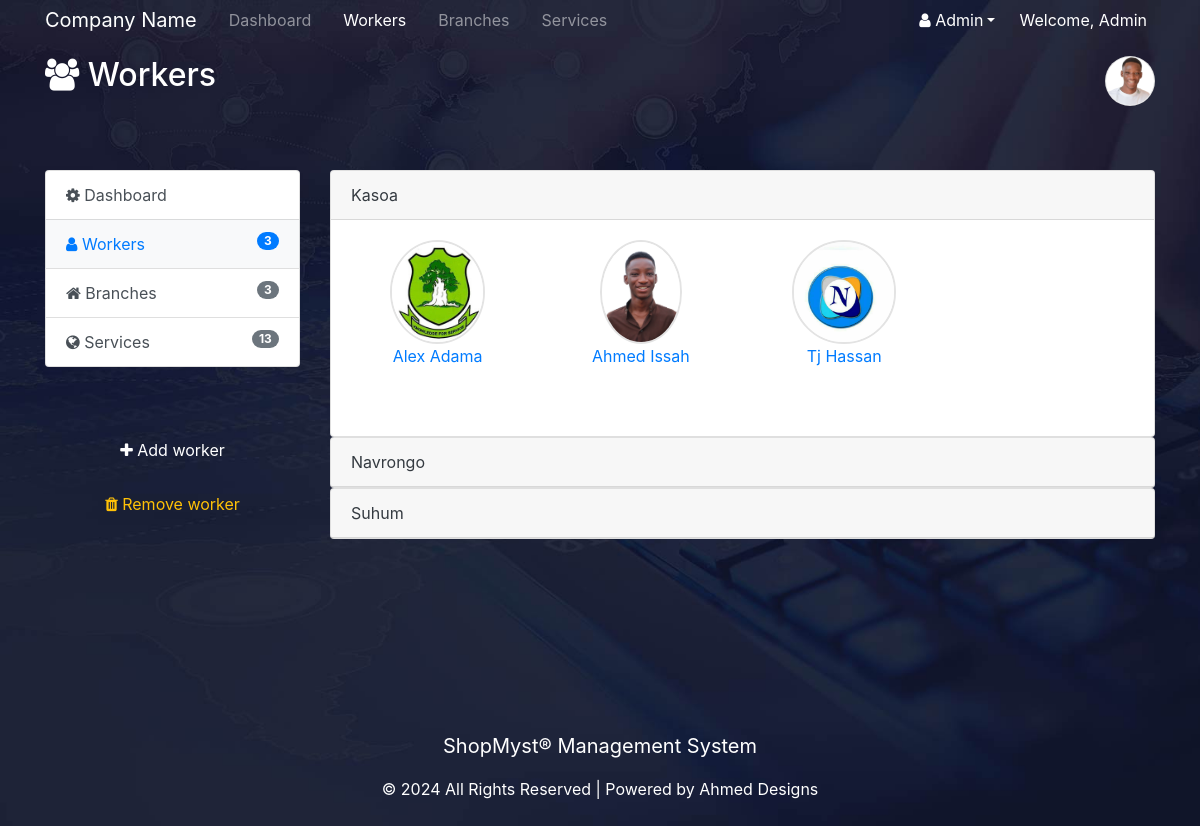
The page /admin/administrator/workers.php (signed in) on the database its author committed.
### tables this page shows
CREATE TABLE `branches` (
  `branch_id` int(11) NOT NULL,
  `branch_name` varchar(50) NOT NULL,
  `branch_phone` varchar(10) NOT NULL,
  `branch_position` varchar(60) NOT NULL
);

CREATE TABLE `users` (
  `user_id` int(11) NOT NULL,
  `first_name` varchar(50) NOT NULL,
  `last_name` varchar(50) NOT NULL,
  `other_name` varchar(50) NOT NULL,
  `DOB` varchar(50) NOT NULL,
  `username` varchar(50) NOT NULL,
  `password` varchar(255) NOT NULL,
  `email` varchar(50) NOT NULL,
  `phone_no` varchar(10) NOT NULL,
  `gender` varchar(10) NOT NULL,
  `residence` varchar(60) NOT NULL,
  `position` varchar(50) NOT NULL,
  `branch` varchar(50) NOT NULL,
  `branch_id` int(11) NOT NULL,
  `salary` decimal(10,2) NOT NULL,
  `user_pic` varchar(255) NOT NULL
);

### admin/administrator/includes/functions.php (called while the page is built)
<?php
function u($string=""){
    return urlencode($string);
}
function h($string=""){
    return htmlspecialchars($string);
}

### admin/dbh/db_functions.php (the view, shortened to what this page needs)
<?php
function user_pic($user_id){
    global $db; global $current_date;
    $user_id = mysqli_real_escape_string($db, $user_id);
    $query = "SELECT * FROM admin WHERE user_id='$user_id';";
    $result = mysqli_query($db, $query);
    if($user = mysqli_fetch_assoc($result)){
        $user_pic = $user['user_pic'];
        return $user_pic;
    }
}
function no_of_workers(){
    global $db; global $current_date;
    $query = "SELECT * FROM users";
    $users = mysqli_query($db, $query);
    $no_of_workers = mysqli_num_rows($users);
    return $no_of_workers;
}
function no_of_branches(){
    global $db; global $current_date;
    $query = "SELECT * FROM branches";
    $branches = mysqli_query($db, $query);
    $no_of_branches = mysqli_num_rows($branches);
    return $no_of_branches;
}
function no_of_services(){
    global $db; global $current_date;
    $query = "SELECT * FROM services";
    $services = mysqli_query($db, $query);
    $no_of_services = mysqli_num_rows($services);
    return $no_of_services;
}
function workers_accordion(){
    global $db; global $current_date;
    $query = "SELECT * FROM branches";
    $branches = mysqli_query($db, $query);
    $position = 1;
    while($branch = mysqli_fetch_assoc($branches)){
      $branch_id = $branch['branch_id'];
      $branch_name = $branch['branch_name'];
      $branch_position = $branch['branch_position'];
      if($position == 1){
        $visibility = "show";
      }
      else{
        $visibility = "";
      }
        echo '<div class="card">
                    <div class="card-header" role="tab" id="'.$branch_id.'">
                        <p class="card-text"><a href="#'.$branch_position.'" data-parent="#accordion" data-toggle="collapse" class="text-dark"> '.$branch_name.'</a></p>
                    </div>
                    <div id="'.$branch_position.'" class="collapse '.$visibility.'">
                        <div class="card-body">
                            <div class="row">';
      $query = "SELECT * FROM users WHERE branch_id='$branch_id'";
      $users = mysqli_query($db, $query);
      while($user = mysqli_fetch_assoc($users)){
        $worker_name = $user['first_name'] ." ". $user['last_name'];
        $worker_id = $user['user_id'];
        $worker_pic = $user['user_pic'];
                            echo '<div class="col-lg-3 col-sm-4 mb-5 text-center" >
                                    <a href="worker.php?user_id='.$worker_id.'">
                                        <div class="card border-0">
                                            <div class="card-img">
                                                <img src="../'.$worker_pic.'" alt="" class="img-fluid rounded-circle" style="max-height:103.5px;border:2px solid #e3e3e3;">
                                            </div>
                                        </div>
                                        '.$worker_name.'
                                    </a>
                                </div>';
      }
                    echo '</div>
                    </div>
                </div>
            </div>';
        $position ++;
    }
}
?>

### admin/administrator/includes/header.php (shortened to what this page needs)
<?php
  include 'functions.php';
  include '../dbh/db.php';
  include '../dbh/db_functions.php';
?>
<!DOCTYPE html>
<html>
<head>
  <link rel="stylesheet" href="../../css/font-awesome.min.css">
  <link rel="stylesheet" href="../../css/bootstrap.css">
  <link rel="stylesheet" href="../../css/style.css">
</head>
<body style="background:url('../../img/img5.jpg');background-repeat:no-repeat;background-size:cover;">
  <nav class="navbar navbar-dark navbar-expand-lg py-0">
    <div class="container">
      <a href="#" class="navbar-brand"><?php echo $_SESSION['c_name']; ?></a>
      <div class="navbar-collapse collapse" id="navbarCollapse">
        <ul class="navbar-nav">
          <li class="nav-item px-2 <?php if($page_title == 'Admin | Dashboard'){echo 'active';} ?>">
            <a href="<?php echo u(h('index.php')); ?>" class="nav-link">Dashboard</a>
          </li>
          <li class="nav-item px-2 <?php if($page_title == 'Admin | Workers'){echo 'active';} ?>">
            <a href="<?php echo u(h('workers.php')); ?>" class="nav-link">Workers</a>
          </li>
          <li class="nav-item px-2 <?php if($page_title == 'Admin | Branches'){echo 'active';} ?>">
            <a href="<?php echo u(h('branches.php')); ?>" class="nav-link">Branches</a>
          </li>
          <li class="nav-item px-2 <?php if($page_title == 'Admin | Services'){echo 'active';} ?>">
            <a href="<?php echo u(h('services.php')); ?>" class="nav-link">Services</a>
          </li>
        </ul>
        <ul class="navbar-nav ml-auto">
          <li class="nav-item px-2 active dropdown">
            <a href="#" class="nav-link dropdown-toggle" data-toggle="dropdown" data-target="#profileDrop"><span class="fa fa-user"></span> <?php echo $_SESSION['first_name']; ?></a>
          </li>
          <li class="nav-item px-2 nav-link active"> Welcome, Admin</li>
        </ul>
      </div>
    </div>
  </nav>
<?php
    switch ($page_title) {
        case 'Admin | Workers':
            $icon = 'fa-users';
            $header = 'Workers';
            break;
    }
?>
  <header class="text-white py-3 <?php if($page_title == 'Admin | Receipt'){echo 'header';} ?>">
    <div class="container d-flex justify-content-between">
      <div>
        <h2 class="flex-start"><span class="fa <?php echo $icon; ?>"></span> <?php echo $header; ?></h2>
      </div>
      <div class="dp2 dropdown">
        <a href="<?php echo u(h('admin_profile.php')); ?>"><img src="<?php echo user_pic($_SESSION['user_id']); ?>" alt="" onerror="this.onerror=null;this.src='../../img/profile.jpg';" class="flex-end"></a>
      </div>
    </div>
  </header>

### admin/administrator/workers.php
<?php
  $page_title = 'Admin | Workers';
  include 'includes/header.php';
?>
  <section>
    <div class="container my-5">
        <div class="row mb-5">
            <div class="col-md-3 mb-3">
                <div class="row">
                    <div class="col-md-12 mb-3">
                        <div class="list-group ">
                            <a href="<?php echo u(h('index.php')); ?>" class="list-group-item list-group-item-action">
                                <span class="fa fa-cog"></span> Dashboard
                            </a>
                            <a href="#" class="list-group-item list-group-item-action bg-light text-primary">
                                <span class="fa fa-user"></span> Workers <span class="badge bg-primary badge-pill badge-secondary pull-right"> <?php echo no_of_workers(); ?></span>
                            </a>
                            <a href="<?php echo u(h('branches.php')); ?>" class="list-group-item list-group-item-action">
                                <span class="fa fa-home"></span> Branches <span class="badge badge-pill badge-secondary pull-right"> <?php echo no_of_branches(); ?></span>
                            </a>
                            <a href="<?php echo u(h('services.php')); ?>" class="list-group-item list-group-item-action">
                                <span class="fa fa-globe"></span> Services <span class="badge badge-pill badge-secondary pull-right"> <?php echo no_of_services(); ?></span>
                            </a>
                        </div>
                    </div>
                    <div class="col-md-12 mt-5">
                        <a href="<?php echo u(h('add_worker.php')); ?>" class="btn text-white btn-block mb-3"><span class="fa fa-plus"></span> Add worker</a>
                        <a href="<?php echo u(h('remove_worker.php')); ?>" class="btn text-warning btn-block mb-3"><span class="fa fa-trash"></span> Remove worker</a>
                    </div>
                </div>
            </div>
            <div class="col-md-9">
                <div class="row">
                    <div class="col-md-12 mb-4">
                        <div id="accordion" role="tablist">
                            <?php workers_accordion(); ?>
                        </div>
                    </div>
                </div>
            </div>
        </div>
    </div>
  </section>
<?php include 'includes/footer.php'; ?>

### admin/administrator/includes/footer.php (shortened to what this page needs)
  <footer class=" text-white text-center py-5 footer" style="margin-top:10%;">
    <p class="lead"><strong>ShopMyst&reg; Management System</strong></p>
    <p class="my-0">&copy; <?php echo date('Y'); ?> All Rights Reserved | Powered by <a href="" class="text-white">Ahmed Designs</a></p>
  </footer>
</body>
</html>

### css/style.css (style rules this page uses)
.dp2 { width: 50px; height: 50px; border: 1px solid rgba(0, 0, 0, 0.125); background-color: white; border-radius: 100px; overflow: hidden; }
.dp2 img { width: 100%; }

### rows shown on the page
branches: branch_name "Kasoa"
users: user_pic (picture), worker_name "Alex Adama"
users: user_pic (picture), worker_name "Ahmed Issah"
users: user_pic (picture), worker_name "Tj Hassan"
branches: branch_name "Navrongo"
branches: branch_name "Suhum"

### other values the page prints
$_SESSION['c_name'] "Company Name"
$_SESSION['first_name'] "Admin"
$header "Workers"
no_of_workers() "3"
no_of_branches() "3"
no_of_services() "13"
